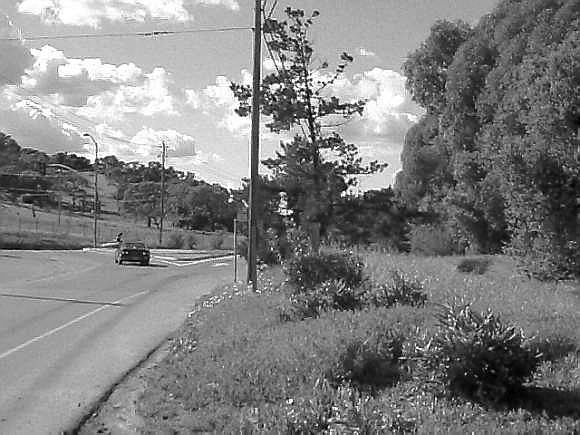
#> input picture HW.01/campusdrive.png, 580 x 435 px; the run also reads 2 pictures not shown here
$ jupyter execute practical-01.ipynb   (shell and % lines are left out)
#> lines starting #> are read from the running program, lines starting #| are printed output that depends on the picture
# Practical Question

### Installing requirements
We need to have `pillow` package for processing image.

[cell 1]
from PIL import Image

### Defining `get_image_bits` functions (1)
This functions is gonna return the bits-per-pixel.

[cell 2]
def get_image_bits(image_path):
#> called with image_path = '../../campusdrive.png'
    try:
        # Open the image
        img = Image.open(image_path)
#> img is the input picture: PIL image 580x435 L; min 0, max 255, mean 127.9

        # Get the number of bits per pixel
        mode  = img.mode
#> mode = 'L'

        bits_per_pixel = len(mode) * 8
#> bits_per_pixel = 8

        return bits_per_pixel

    except FileNotFoundError:
        print(f"Error: The file at '{image_path}' was not found.")
        return None

Now we can get the image bits-per-pixel

[cell 3]
image_path = "../../campusdrive.png"

bits = get_image_bits(image_path)
#> bits = 8
print(f"The image at {image_path} has {bits} bits per pixel.")
#| The image at ../../campusdrive.png has 8 bits per pixel.

### Bit-Per-Pixel Reduction (2)
Now we can define a function to reduce the bit-per-pixel rate for an image.

[cell 4]
from PIL import Image
import os

def reduce_bits_and_save(input_path, output_folder, start_bits=8, end_bits=1):
#> called with input_path = '../../campusdrive.png', output_folder = 'image-reduction-results', start_bits = 8, end_bits = 1
  try:
    # Create output folder if it doesn't exist
    os.makedirs(output_folder, exist_ok=True)

    # Open the image
    img = Image.open(input_path)

    # Convert to grayscale ("L" mode)
    img = img.convert("L")

    # Iterate over the desired bit depths
    for target_bits in range(start_bits, end_bits - 1, -1):
      # Create a new image with the specified bit depth
      reduced_img = Image.new("L", img.size)

      # Extract the desired bits from each pixel
      for x in range(img.width):
        for y in range(img.height):
          pixel_value = img.getpixel((x, y))
          reduced_pixel_value = pixel_value & ((1 << target_bits) - 1)
          reduced_img.putpixel((x, y), reduced_pixel_value)

      # Construct the output file path
      output_path = os.path.join(output_folder, f"{os.path.basename(input_path).split('.')[0]}_{target_bits}bits.png")

      # Save the reduced-bit image
      reduced_img.save(output_path)
      print(f"Image saved: {output_path}")
#> this loop made 8 passes
#> pass 2, in reduce_bits_and_save, `reduced_img.save(output_path)`:
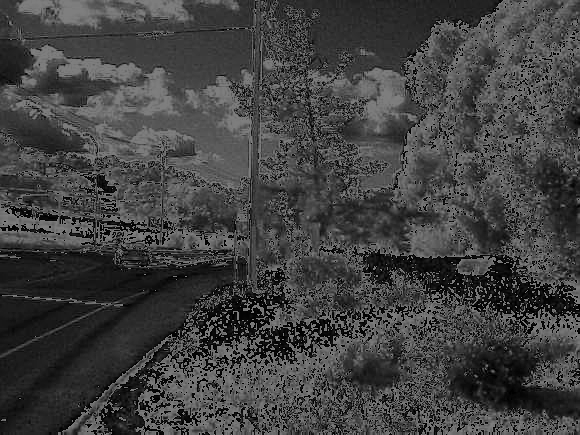
#> saved as campusdrive_7bits.png: PIL image 580x435 L; min 0, max 127, mean 65.2
#> after the loop:
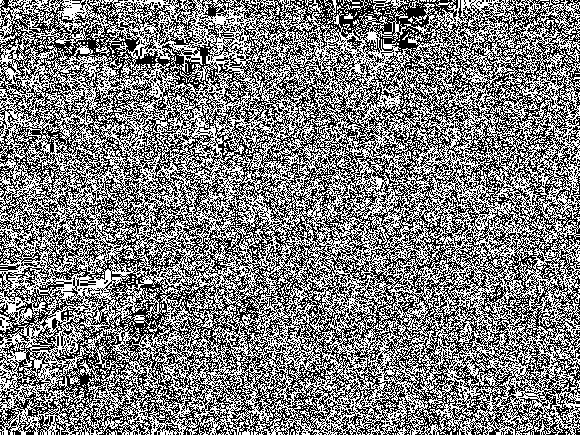
#> reduced_img: PIL image 580x435 L; values 0 (black) and 1 (white), 49.7% white in thin lines or dots

  except FileNotFoundError:
    print(f"Error: The file at '{input_path}' was not found.")
  except Exception as e:
    print(f"Error processing the image: {str(e)}")

[cell 5]
input_image_path = "../../campusdrive.png"
output_folder_path = "image-reduction-results"
start_bits = 8  # Set the starting bit depth
end_bits = 1    # Set the ending bit depth

reduce_bits_and_save(input_image_path, output_folder_path, start_bits, end_bits)

### The Result

[cell 6]
import matplotlib.pyplot as plt

def show_images(folder_path, num_images=8):
    # Get a list of all files in the folder
    image_files = [f for f in os.listdir(folder_path) if f.endswith(('.png', '.jpg', '.jpeg'))]

    # Choose the number of images you want to display
    num_images = min(len(image_files), num_images)

    # Reverse the order of the images
    image_files = image_files[::-1]

    # Create a 2x4 grid for displaying the images
    fig, axes = plt.subplots(2, 4, figsize=(10, 5))

    # Flatten the 2D array of subplots for easier indexing
    axes = axes.flatten()

    # Loop through the images and display them in the subplots
    for i in range(num_images):
        image_path = os.path.join(folder_path, image_files[i])
        img = Image.open(image_path)

        axes[i].imshow(img, cmap='gray')  # Display in grayscale
        axes[i].axis('off')  # Turn off axis labels for cleaner display

    # Adjust layout for better spacing
    plt.tight_layout()

    # Show the plot
    plt.show()

[cell 7]
folder_path = "image-reduction-results"
show_images(folder_path)

### Define Mask Generator Function (3)

[cell 8]
import numpy as np

def generate_random_mask(image_size):
  # Generate a random mask with values of 0 or 1
  mask = np.random.randint(2, size=image_size, dtype=np.uint8)
  return mask

### Define Mask Apply Function

[cell 9]
def apply_quantization_with_mask(original_img, mask, target_bits):
  # Create a new image with the specified bit depth
  reduced_img = Image.new("L", original_img.size)

  # Extract the desired bits from each pixel based on the mask
  for x in range(original_img.width):
    for y in range(original_img.height):
      pixel_value = original_img.getpixel((x, y))

      # Apply quantization only if the corresponding mask value is 1
      if mask[y, x] == 1:
        reduced_pixel_value = pixel_value & ((1 << target_bits) - 1)
      else:
        reduced_pixel_value = pixel_value

      reduced_img.putpixel((x, y), reduced_pixel_value)

  return reduced_img

Now we can make modifications on `reduce_bits_and_save` to make `reduce_bits_and_save_with_mask` function to apply the above mask on the images.

[cell 10]
def reduce_bits_and_save_with_mask(input_path, output_folder, start_bits=8, end_bits=1):
#> called with input_path = '../../campusdrive.png', output_folder = 'image-reduction-results-with-mask', start_bits = 8, end_bits = 1
    try:
        # Create output folder if it doesn't exist
        os.makedirs(output_folder, exist_ok=True)

        # Open the original image
        original_img = Image.open(input_path)

        # Convert to grayscale ("L" mode)
        original_img = original_img.convert("L")

        # Iterate over the desired bit depths
        for target_bits in range(start_bits, end_bits - 1, -1):
            # Generate a random mask for each quantization bit change
            mask = generate_random_mask((original_img.height, original_img.width))

            # Apply quantization with the generated mask
            reduced_img = apply_quantization_with_mask(original_img, mask, target_bits)

            # Save the reduced-bit image
            output_path = os.path.join(output_folder, f"{os.path.basename(input_path).split('.')[0]}_{target_bits}bits_masked.png")
            reduced_img.save(output_path)
#> this loop made 8 passes
#> pass 3, in reduce_bits_and_save_with_mask, `reduced_img = apply_quantization_with_mask(original_img, mask, target_..`:
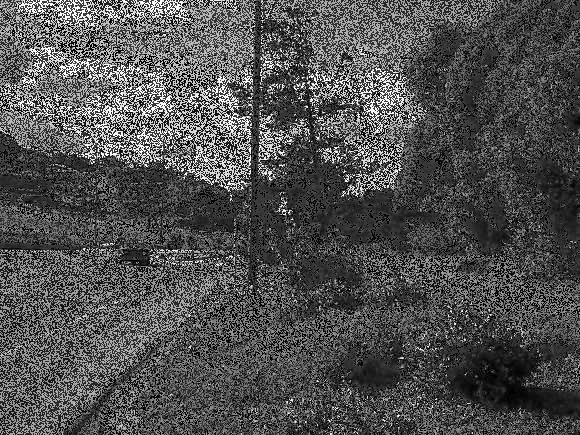
#> reduced_img: PIL image 580x435 L; min 0, max 255, mean 80.4
#> after the loop:
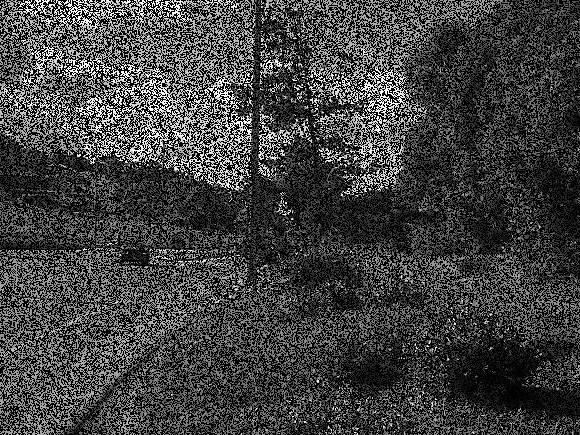
#> reduced_img: PIL image 580x435 L; min 0, max 255, mean 64.4

        return original_img, output_folder, start_bits, end_bits

    except FileNotFoundError:
        print(f"Error: The file at '{input_path}' was not found.")
    except Exception as e:
        print(f"Error processing the image: {str(e)}")

    # Adjust layout for better visualization
    plt.tight_layout()
    plt.show()

[cell 11]
input_image_path = "../../campusdrive.png"
output_folder_path = "image-reduction-results-with-mask"
start_bits = 8  # Set the starting bit depth
end_bits = 1    # Set the ending bit depth

result = reduce_bits_and_save_with_mask(input_image_path, output_folder_path, start_bits, end_bits)

[cell 12]
folder_path = "image-reduction-results-with-mask"
show_images(folder_path)

### Get File Info Function - Image Compression (4)

[cell 13]
def get_image_info(file_path):
  try:
    # Open the image
    img = Image.open(file_path)

    # Get image size
    image_size = img.size  # (width, height)

    # Get bit depth
    bit_depth = img.bits if hasattr(img, 'bits') else 8  # Default to 8 bits if not available

    # Get file size
    file_size = os.path.getsize(file_path)  # in bytes

    # Calculate compression percentage
    original_size = image_size[0] * image_size[1] * bit_depth / 8  # in bytes
    compression_percentage = ((original_size - file_size) / original_size) * 100

    return {
      'image_size': image_size,
      'original_size': original_size,
      'bit_depth': bit_depth,
      'file_size': file_size,
      'compression_percentage': compression_percentage
    }

  except FileNotFoundError:
    print(f"Error: The file at '{file_path}' was not found.")
  except Exception as e:
    print(f"Error processing the image: {str(e)}")

[cell 14]
file_path = "../../SharifLogo.png"
result = get_image_info(file_path)

if result:
  print(f"Image Size: {result['image_size']}")
  print(f"Image Original Size: {result['original_size']}")
  print(f"Bit Depth: {result['bit_depth']} bits per pixel")
  print(f"File Size: {result['file_size']} bytes")
  print(f"Compression Percentage: {result['compression_percentage']:.2f}%")

### Image Enhancement (5)
First of all we need to install requirements for creating gif using images.

[cell 15]
from PIL import Image
import numpy as np
import os

def traumatize_and_save_images(input_path, output_folder, num_steps=10):
#> called with input_path = '../../bigMasoud.jpg', output_folder = 'darkened_images', num_steps = 10
  try:
      # Create output folder if it doesn't exist
      os.makedirs(output_folder, exist_ok=True)

      # Open the original image
      original_img = Image.open(input_path)
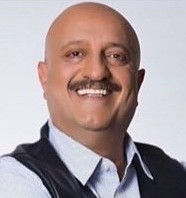
#> input picture HW.01/bigMasoud.jpg, 186 x 198 px
#> original_img is the input picture: PIL image 186x198 RGB; mean R, G, B 171.5, 156.5, 158.5

      # Convert to grayscale if the image is in color
      original_img = original_img.convert("L")
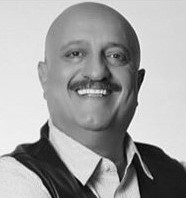
#> original_img: PIL image 186x198 L; min 1, max 255, mean 161.2

      # Get the pixel data as a NumPy array
      pixels = np.array(original_img)

      # Calculate the step size for traumatizing
      step_size = 1.0 / num_steps

      # Traumatize the image gradually and save at each step
      for i in range(num_steps + 1):
        # Create a copy of the original pixel data
        traumatized_pixels = pixels.copy()

        # Apply non-linear transformation to pixel values
        traumatized_pixels = apply_non_linear_transformation(traumatized_pixels, i * step_size)

        # Create a new image from the traumatized pixel data
        traumatized_img = Image.fromarray(traumatized_pixels)

        # Save the traumatized image
        output_path = os.path.join(output_folder, f"traumatized_{i}.png")
        traumatized_img.save(output_path)
#> this loop made 11 passes
#> pass 3, in traumatize_and_save_images, `traumatized_pixels = apply_non_linear_transformation(traumatized_pixel..`:
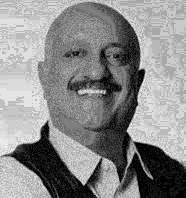
#> traumatized_pixels: shape (198, 186); min 0, max 254, mean 138.6
#> after the loop:
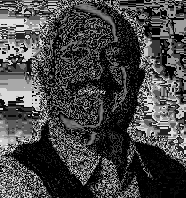
#> traumatized_img: PIL image 186x198 L; min 0, max 254, mean 70.5

      return output_folder

  except FileNotFoundError:
    print(f"Error: The file at '{input_path}' was not found.")
  except Exception as e:
    print(f"Error processing the image: {str(e)}")

def apply_non_linear_transformation(pixels, factor):
  # Apply a non-linear transformation to the pixel values
  return np.clip(pixels - factor * pixels**2, 0, 255).astype(np.uint8)

[cell 16]
import imageio
import os

def create_gif(input_folder, output_path, duration=0.5):
    try:
        # Get the list of traumatized images
        traumatized_images = [f for f in os.listdir(input_folder) if f.startswith("traumatized_")]

        # Sort the images based on the index in the filename
        traumatized_images.sort(key=lambda x: int(x.split('_')[1].split('.')[0]))

        # Create a gif from the traumatized images
        with imageio.get_writer(output_path, duration=duration) as writer:
            for image in traumatized_images:
                image_path = os.path.join(input_folder, image)
                img = imageio.imread(image_path)
                writer.append_data(img)

        return output_path

    except Exception as e:
        print(f"Error creating the gif: {str(e)}")

[cell 17]
input_image_path = "../../bigMasoud.jpg"
traumatized_images_folder = "darkened_images"
output_gif_path = "darkened_images/Traumatized_bigMasoud.gif"

darkened_images_folder = traumatize_and_save_images(input_image_path, traumatized_images_folder, num_steps=10)
#> darkened_images_folder = 'darkened_images'
create_gif(traumatized_images_folder, output_gif_path, duration=0.5)

### Histogram (6)

[cell 18]
def display_and_save_histogram(image_path, output_path, image_name):
#> called with image_path = './darkened_images/traumatized_0.png', output_path = 'histograms', image_name = 'traumatized_0.png'
  try:
    # Open the image
    img = Image.open(image_path)

    # Convert to RGB (if not already in RGB mode)
    img = img.convert("RGB")
#> img: PIL image 186x198 RGB

    # Convert the image to a NumPy array
    img_array = np.array(img)

    # Calculate the histogram for each channel
    hist_r, bin_edges_r = np.histogram(img_array[:, :, 0].ravel(), bins=256, range=[0, 256])
#> hist_r = 256 values, max 1044 at index 223, min 0 at index 0, mean 143.9; bin_edges_r = 257 values from 0 to 256
    hist_g, bin_edges_g = np.histogram(img_array[:, :, 1].ravel(), bins=256, range=[0, 256])
#> hist_g has the same summary as hist_r; bin_edges_g = 257 values from 0 to 256
    hist_b, bin_edges_b = np.histogram(img_array[:, :, 2].ravel(), bins=256, range=[0, 256])
#> hist_b has the same summary as hist_r; bin_edges_b = 257 values from 0 to 256

    # Plot the histograms
    plt.figure(figsize=(15, 5))

    plt.subplot(131)
    plt.plot(hist_r, color='red')
    plt.title(f'Red Channel Histogram - {image_name}')

    plt.subplot(132)
    plt.plot(hist_g, color='green')
    plt.title(f'Green Channel Histogram - {image_name}')

    plt.subplot(133)
    plt.plot(hist_b, color='blue')
    plt.title(f'Blue Channel Histogram - {image_name}')

    plt.tight_layout()
    plt.show()
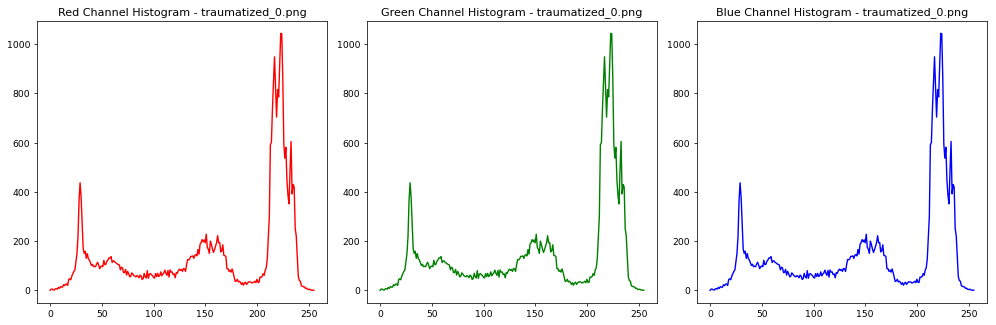
#> figure drawn by matplotlib, 3 panels; panel 1: curve peaks at x = 223, y = 1044; panel 2: curve peaks at x = 223, y = 1044; panel 3: curve peaks at x = 223, y = 1044

    # Create output folder if it doesn't exist
    os.makedirs(output_path, exist_ok=True)

    # Save the histograms as images
    plt.savefig(f"{output_path}/Histogram_{image_name}.png")

  except FileNotFoundError:
    print(f"Error: The file at '{image_path}' was not found.")
  except Exception as e:
    print(f"Error processing the image: {str(e)}")

[cell 19]
# Example usage
output_path = "histograms"
image1_path = "./darkened_images/traumatized_0.png"
image2_path = "./darkened_images/traumatized_10.png"

# Display and save histogram for Image1
display_and_save_histogram(image1_path, output_path, image1_path.split('/')[-1])

# Display and save histogram for Image2
display_and_save_histogram(image2_path, output_path, image2_path.split('/')[-1])
#> call 2 of display_and_save_histogram, with image_path = './darkened_images/traumatized_10.png', output_path = 'histograms', image_name = 'traumatized_10.png'
#> in display_and_save_histogram (call 2), `hist_r, bin_edges_r = np.histogram(img_array[:, :, 0].ravel(), bins=25..`: hist_r = 256 values, max 11238 at index 0, min 0 at index 1, mean 143.9
#> in display_and_save_histogram (call 2), `hist_g, bin_edges_g = np.histogram(img_array[:, :, 1].ravel(), bins=25..`: hist_g has the same summary as hist_r
#> in display_and_save_histogram (call 2), `hist_b, bin_edges_b = np.histogram(img_array[:, :, 2].ravel(), bins=25..`: hist_b has the same summary as hist_r
#> in display_and_save_histogram (call 2), `plt.show()`:
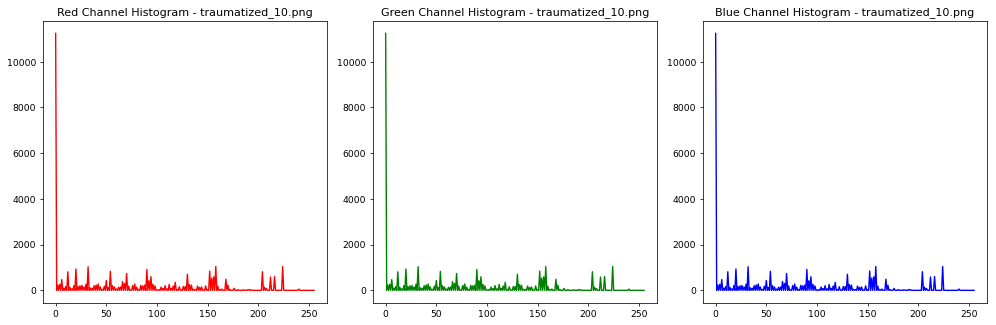
#> figure drawn by matplotlib, 3 panels; panel 1: curve peaks at x = 0, y = 11238; panel 2: curve peaks at x = 0, y = 11238; panel 3: curve peaks at x = 0, y = 11238
